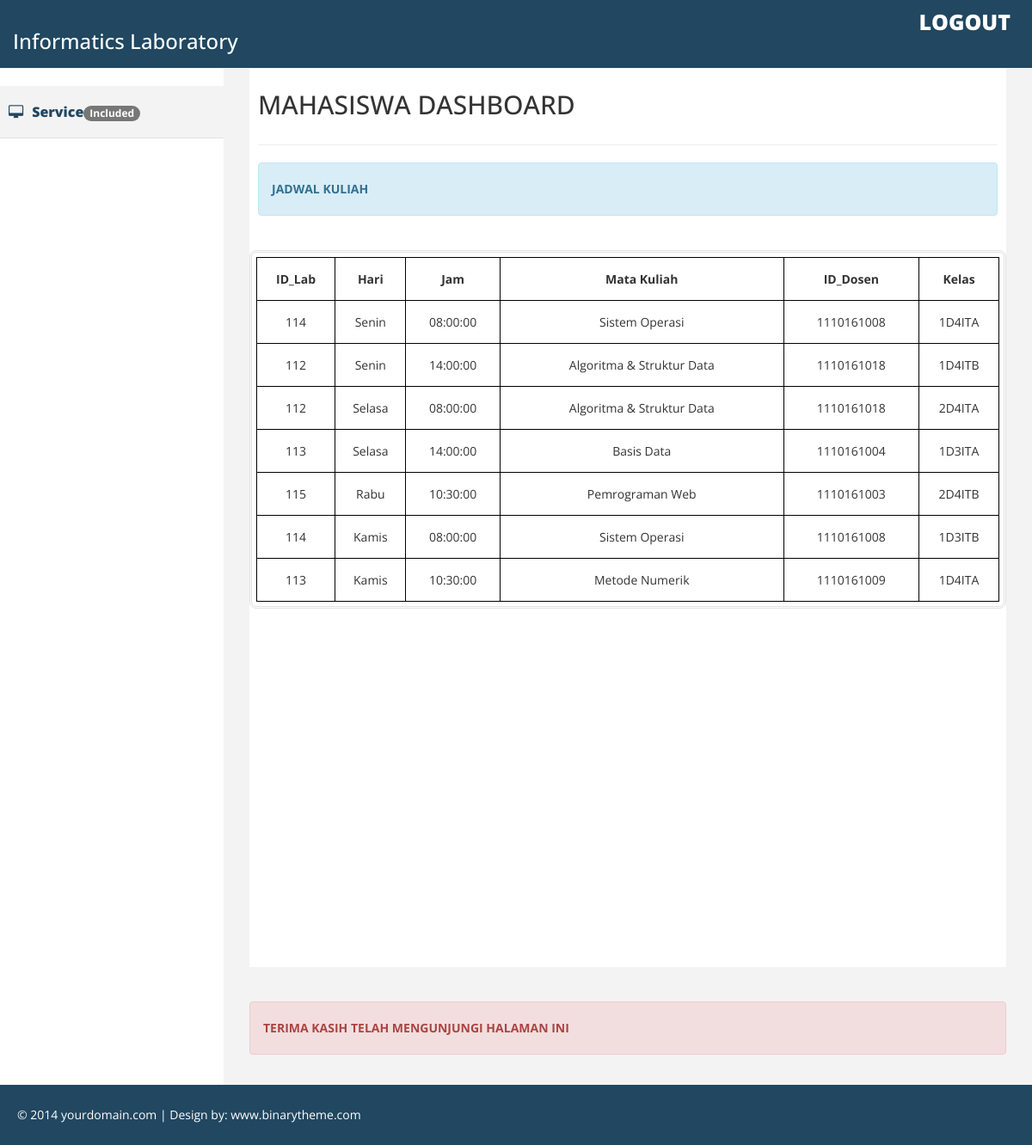
/dashboardmahasiswa/jadwal.php, run on the app's committed database.
### tables this page shows
CREATE TABLE `jadwal_lab` (
  `ID_Lab` int(10) NOT NULL,
  `hari` varchar(6) NOT NULL,
  `jam` time NOT NULL,
  `matkul` varchar(30) NOT NULL,
  `ID_Dosen` int(11) NOT NULL,
  `kelas` varchar(6) NOT NULL
);

### dashboardmahasiswa/jadwal.php (the view, shortened to what this page needs)
<!DOCTYPE html>
<html xmlns="http://www.w3.org/1999/xhtml">
<head>
    <link href="assets/css/bootstrap.css" rel="stylesheet" />
    <link href="assets/css/font-awesome.css" rel="stylesheet" />
    <link href="assets/css/custom.css" rel="stylesheet" />
</head>
<body>
<?php
$host = 'localhost';
  $user = 'root';
  $password = '';
  $db = 'labolatorium';
  $connect = mysqli_connect($host, $user, $password, $db);
?>
    <div id="wrapper">
         <div class="navbar navbar-inverse navbar-fixed-top">
            <div class="adjust-nav">
                <div class="navbar-header">
                    <a class="navbar-brand" href="#">
                        <h3>Informatics Laboratory</h3>
                    </a>
                </div>
                <span class="logout-spn" >
                  <a href="#" style="color:#fff;">LOGOUT</a>
                </span>
            </div>
        </div>
        <nav class="navbar-default navbar-side" role="navigation">
            <div class="sidebar-collapse">
                <ul class="nav" id="main-menu">                    <li class="active-link">
                        <a href="index.php" ><i class="fa fa-desktop "></i>Service<span class="badge">Included</span></a>
                    </li>
                </ul>
                            </div>
        </nav>
        <div id="page-wrapper" >
            <div id="page-inner">
                <div class="row">
                    <div class="col-lg-12">
                     <h2>MAHASISWA DASHBOARD</h2>
                    </div>
                </div>
                  <hr />
                <div class="row">
                    <div class="col-lg-12 ">
                        <div class="alert alert-info">
                             <strong>JADWAL KULIAH</strong>
                        </div>
                    </div>
                    </div>
                <div class="row text-center pad-top">
                 <div class="div-square">
                                <table>
                                  <tr>
                                      <td><strong>ID_Lab</strong></td>
                                      <td><strong>Hari</strong></td>
                                      <td><strong>Jam</strong></td>
                                      <td><strong>Mata Kuliah</strong></td>
                                      <td><strong>ID_Dosen</strong></td>
                                      <td><strong>Kelas</strong></td>
                                  </tr>
                                <?php
                                    $queri="select * From jadwal_lab" ;
                                    $hasil= mysqli_query ($connect, $queri);
                                    while ($data = mysqli_fetch_array ($hasil)){
                                     echo "
                                            <tr>
                                            <td>".$data['ID_Lab']."</td>
                                            <td>".$data['hari']."</td>
                                            <td>".$data['jam']."</td>
                                            <td>".$data['matkul']."</td>
                                            <td>".$data['ID_Dosen']."</td>
                                            <td>".$data['kelas']."</td>
                                            </tr>
                                            ";
                                    }
                                ?>
                                </table>
                        </div>
                </div>
              </div>
				  <div class="row">
                    <div class="col-lg-12 ">
					<br/>
                        <div class="alert alert-danger">
                             <strong>TERIMA KASIH TELAH MENGUNJUNGI HALAMAN INI</strong>
                        </div>
                    </div>
                    </div>
    </div>
            </div>
    <div class="footer">
            <div class="row">
                <div class="col-lg-12" >
                    &copy;  2014 yourdomain.com | Design by: <a href="http://binarytheme.com" style="color:#fff;" target="_blank">www.binarytheme.com</a>
                </div>
            </div>
        </div>
</body>
</html>

### dashboardmahasiswa/assets/css/custom.css (style rules this page uses)
body { font-family: 'Open Sans', sans-serif; line-height:30px; }
#wrapper { width: 100%; margin-top:50px; }
#page-wrapper { padding: 15px 15px; min-height: 600px; background:#F3F3F3; }
#page-inner { width:100%; margin:10px 20px 10px 0px; background-color:#fff!important; padding:10px; min-height:1050px; }
.pad-top { padding-top:15px; }
.sidebar-collapse .nav { padding:0; padding-top:50px; }
.sidebar-collapse > .nav > li > a { padding:15px 10px; color: #214761; font-weight: 900; font-size: 16px; }
.sidebar-collapse > .nav > li { border-bottom:1px solid #e1e1e1; }
.navbar-side { border:none; background-color: #fff; }
.navbar-inverse { background-color: #214761; border-color: #F0F0F0; min-height: 80px; }
.nav > li > a > i { margin-right:10px; }
.logout-spn { float:right; color:#fff; font-size:25px; font-weight:800; margin:20px; margin: 10px 25px 10px 50px; }
.logout-spn a { text-decoration:none; }
.active-link { background-color:#f3f3f3; }
.div-square { padding:5px; border:3px double #e1e1e1; -webkit-border-radius:8px; -moz-border-radius:8px; border-radius:8px; margin:5px; }
.footer { background-color:#214761; width:100%; color:#fff; padding:20px 50px 20px 50px; padding-left:20px; }
@media (min-width:768px) { #page-wrapper { margin: 0 0 0 260px; padding: 15px 30px; min-height: 1050px; } }
@media (min-width:768px) { .navbar-side { z-index: 1; position: absolute; width: 260px; } }
table { border: 1px solid black; width: 100%; }
tr { border: 1px solid black; height: 50px; }
td { border: 1px solid black; }

### data on the page
jadwal_lab: ID_Lab "114", hari "Senin", jam "08:00:00", matkul "Sistem Operasi", ID_Dosen "1110161008", kelas "1D4ITA"
jadwal_lab: ID_Lab "112", hari "Senin", jam "14:00:00", matkul "Algoritma & Struktur Data", ID_Dosen "1110161018", kelas "1D4ITB"
jadwal_lab: ID_Lab "112", hari "Selasa", jam "08:00:00", matkul "Algoritma & Struktur Data", ID_Dosen "1110161018", kelas "2D4ITA"
jadwal_lab: ID_Lab "113", hari "Selasa", jam "14:00:00", matkul "Basis Data", ID_Dosen "1110161004", kelas "1D3ITA"
jadwal_lab: ID_Lab "115", hari "Rabu", jam "10:30:00", matkul "Pemrograman Web", ID_Dosen "1110161003", kelas "2D4ITB"
jadwal_lab: ID_Lab "114", hari "Kamis", jam "08:00:00", matkul "Sistem Operasi", ID_Dosen "1110161008", kelas "1D3ITB"
jadwal_lab: ID_Lab "113", hari "Kamis", jam "10:30:00", matkul "Metode Numerik", ID_Dosen "1110161009", kelas "1D4ITA"
